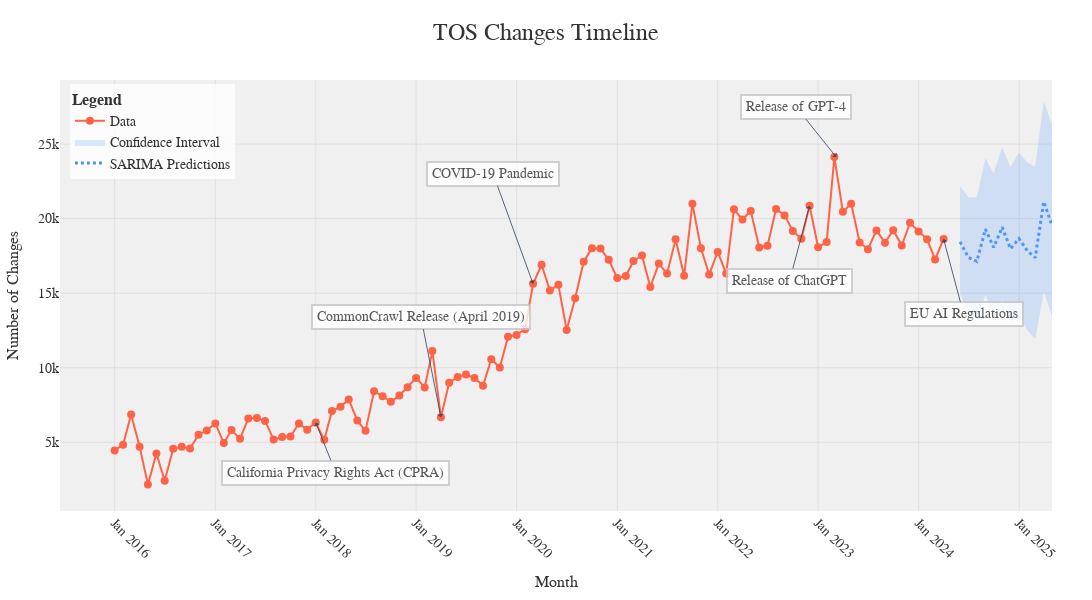

Source (notebook cell):
### Markdown cell above
## Temporal Timeline & SARIMA predictions

note: SARIMA predictions just added for fun, can be removed. Used test set for SARIMA to validate results, then ran on full data.

### Code cell
# TODO: use json files instead of directories
stats_path = 'wayback_extraction/stats_tos'
snapshots_path = 'wayback_extraction/snapshots_tos'

monthly_changes = {}

for filename in os.listdir(stats_path):
    if filename.endswith('.json'):
        file_path = os.path.join(stats_path, filename)
        
        # check for corresponding snapshots folder
        snapshot_folder = os.path.join(snapshots_path, filename.replace('.json', ''))
        if not os.path.isdir(snapshot_folder):
            with open(file_path, 'r') as file:
                data = json.load(file)
                change_counts = data.get('change_counts', {})
                
                # aggregate changes starting from the first snapshot month
                for month, changes in change_counts.items():
                    if month in monthly_changes:
                        monthly_changes[month] += changes
                    else:
                        monthly_changes[month] = changes
        else:
            with open(file_path, 'r') as file:
                data = json.load(file)
                change_counts = data.get('change_counts', {})
                
                # find first snapshot file in snapshot folder
                first_snapshot_month = None
                for snapshot in sorted(os.listdir(snapshots_path)):
                    try:
                        snapshot_month = snapshot[:7]
                        first_snapshot_month = snapshot_month
                        break
                    except IndexError:
                        continue
                
                # if no snapshot is found, skip this JSON file
                if first_snapshot_month is None:
                    continue
                
                # aggregate changes starting from the first snapshot month
                for month, changes in change_counts.items():
                    if month >= first_snapshot_month:
                        if month in monthly_changes:
                            monthly_changes[month] += changes
                        else:
                            monthly_changes[month] = changes
                        
# Convert the aggregated data to a Pandas DataFrame
df = pd.DataFrame(list(monthly_changes.items()), columns=['Month', 'Changes'])
df['Month'] = pd.to_datetime(df['Month'])
df = df.sort_values('Month')

# Replace infinite values with NaN (occurs when dividing by zero)
df.replace([float('inf'), -float('inf')], float('nan'), inplace=True)

# Handle missing values if necessary
df['Changes'] = df['Changes'].fillna(method='ffill')

# Box-Cox transformation to stabilize variance
df['BoxCox_Changes'], lam = boxcox(df['Changes'] + 1)  # Adding 1 to avoid log(0)

# Robust scaling
scaler = RobustScaler()
df['Scaled_Changes'] = scaler.fit_transform(df[['BoxCox_Changes']])

# Create exogenous variables for special events
special_events = {
    'California Privacy Rights Act (CPRA)': '2018-01-01',
    'CommonCrawl Release (April 2019)': '2019-04-01',
    'COVID-19 Pandemic': '2020-03-01',
    'Release of ChatGPT': '2022-12-01',
    'Release of GPT-4': '2023-03-08',
    'EU AI Regulations': '2024-04-01'
}
df['Special_Event'] = 0
for event, date in special_events.items():
    df.loc[df['Month'] == pd.to_datetime(date), 'Special_Event'] = 1

# Fit SARIMA model on the entire dataset with exogenous variables
sarimax_model_all = auto_arima(
    df['Scaled_Changes'].dropna(),
    exogenous=df[['Special_Event']],
    start_p=1, start_q=1,
    max_p=5, max_q=5,
    start_P=0, start_Q=0,
    max_P=2, max_Q=2,
    seasonal=True, m=12,
    d=1, D=1,
    trace=True,
    error_action='ignore',
    suppress_warnings=True,
    stepwise=True
)

# Print the model summary for the model trained on all data
print(sarimax_model_all.summary())

# Forecast future values (e.g., 12 months ahead)
n_periods = 12
future_dates = pd.date_range(start=df['Month'].iloc[-1], periods=n_periods + 1, freq='M')[1:]
exog_future = np.zeros((n_periods, 1))  # Assuming no special events in the future predictions
future_predictions, future_conf_int = sarimax_model_all.predict(n_periods=n_periods, exogenous=exog_future, return_conf_int=True)

# Convert Series to NumPy array before reshaping
future_predictions = future_predictions.values.reshape(-1, 1)
future_conf_int = future_conf_int.reshape(-1, 2)

# Inverse scaling and Box-Cox transformation for future predictions
future_predictions = scaler.inverse_transform(future_predictions).flatten()
future_predictions = (future_predictions * lam + 1) ** (1 / lam) - 1

# Inverse scaling and Box-Cox transformation for confidence intervals
future_conf_int = scaler.inverse_transform(future_conf_int)
future_conf_int = (future_conf_int * lam + 1) ** (1 / lam) - 1

# Create DataFrame for future predictions
future_df = pd.DataFrame({
    'Month': future_dates,
    'SARIMA_Predicted': future_predictions,
    'Conf_Lower': future_conf_int[:, 0],
    'Conf_Upper': future_conf_int[:, 1]
})

# Combine data for plotting
df_combined = pd.concat([df, future_df], ignore_index=True)

residuals = pd.DataFrame(sarimax_model_all.resid())

# Plot residuals
plt.figure(figsize=(12, 6))
plt.plot(residuals)
plt.title('Residuals (Test Set)')
plt.show()

print(residuals.shape)

# Q-Q plot with normal distribution (default)
fig, ax = plt.subplots()
sm.qqplot(residuals.values.ravel(), line='s', ax=ax)
ax.set_title('Q-Q Plot (Normal Distribution) on Test Set')
ax.set_xlim(-2, 2)  # Adjust the x-axis range
ax.set_ylim(-2, 2)  # Adjust the y-axis range
plt.show()

# ACF and PACF plots of residuals
plot_acf(residuals, lags=40)
plt.title('ACF of Residuals (Test Set)')
plt.show()

plot_pacf(residuals, lags=40)
plt.title('PACF of Residuals (Test Set)')
plt.show()

# Create an interactive plot with Plotly
fig = go.Figure()

# Add SARIMA predictions and confidence intervals for future
fig.add_trace(go.Scatter(
    x=future_df['Month'], y=future_df['SARIMA_Predicted'], mode='lines',
    name='SARIMA Predictions', line=dict(color='#4d94ff', width=3, dash='dot')
))
fig.add_trace(go.Scatter(
    x=future_df['Month'], y=future_df['Conf_Lower'], mode='lines',
    line=dict(width=0), showlegend=False
))
fig.add_trace(go.Scatter(
    x=future_df['Month'], y=future_df['Conf_Upper'], mode='lines',
    line=dict(width=0), fill='tonexty', fillcolor='rgba(77, 148, 255, 0.2)',
    name='Confidence Interval'
))

# Add actual data points
fig.add_trace(go.Scatter(
    x=df['Month'], y=df['Changes'], mode='lines+markers',
    name='Data', marker=dict(color='#ff6347', size=8)
))

# Add annotations for important events with adjusted positions
annotation_dates = [
    ('2018-01-01', "California Privacy Rights Act (CPRA)"),
    ('2019-04-01', "CommonCrawl Release (April 2019)"),
    ('2020-03-01', "COVID-19 Pandemic"),
    ('2022-12-01', "Release of ChatGPT"),
    ('2023-03-08', "Release of GPT-4"),
    ('2024-04-01', "EU AI Regulations"),
]

# Adjust annotation positions
annotation_positions = {
    '2018-01-01': {'y_shift': 50, 'x_shift': 20},
    '2019-04-01': {'y_shift': -100, 'x_shift': -20},
    '2020-03-01': {'y_shift': -110, 'x_shift': -40},
    '2022-12-01': {'y_shift': 75, 'x_shift': -20},
    '2023-03-08': {'y_shift': -50, 'x_shift': -40},
    '2024-04-01': {'y_shift': 75, 'x_shift': 20},
}

for date_str, text in annotation_dates:
    date = pd.to_datetime(date_str)
    y_value = df_combined.loc[df_combined['Month'] == date, 'Changes'].values
    if len(y_value) == 0:
        # If no data for the exact date, find the closest previous date with data
        closest_date_idx = (df_combined['Month'] - date).abs().argsort()[0]
        closest_date = df_combined.iloc[closest_date_idx]['Month']
        y_value = df_combined.iloc[closest_date_idx]['Changes']
    else:
        y_value = y_value[0]
    
    shifts = annotation_positions.get(date_str, {'y_shift': -40, 'x_shift': 0})
    
    fig.add_annotation(
        x=date, y=y_value,
        text=text, showarrow=True, arrowhead=1,
        ax=shifts['x_shift'], ay=shifts['y_shift'],
        font=dict(color='#333333', size=14),
        align='center',
        bordercolor='#c7c7c7',
        borderwidth=2,
        borderpad=4,
        bgcolor='#ffffff',
        opacity=0.8
    )

# Update layout for better aesthetics and readability
fig.update_layout(
    title=dict(text="TOS Changes Timeline", font=dict(size=24, color='#333333')),
    xaxis=dict(title="Month", tickformat='%b %Y', tickangle=45, tickfont=dict(size=14), title_font=dict(size=16)),
    yaxis=dict(title="Number of Changes", tickfont=dict(size=14), title_font=dict(size=16)),
    legend=dict(
        x=0.01, y=0.99,
        bgcolor='rgba(255, 255, 255, 0.8)',
        font=dict(size=14),
        title=dict(text='<b>Legend</b>', font=dict(size=16)),
        title_font_color='#333333'
    ),
    template="plotly_white",
    plot_bgcolor='#f0f0f0',
    width=1200,
    height=600,
    font_family="Times",
    font_color="#333333",
    title_font_family="Times",
    title_font_color="#333333",
    legend_title_font_color="#333333",
    title_x=0.5,
    margin=dict(l=40, r=40, t=80, b=80),
)

# Add horizontal gridlines
fig.update_yaxes(showgrid=True, gridwidth=1, gridcolor='#e0e0e0')
fig.update_xaxes(showgrid=True, gridwidth=1, gridcolor='#e0e0e0')

# Show the plot
fig.show()

### Figure 1 — Plotly figure (JSON) as saved in the notebook; plotly's stock layout.template omitted (floating-point values rounded to 4 significant figures)
{"data": [{"line": {"color": "#4d94ff", "dash": "dot", "width": 3}, "mode": "lines", "name": "SARIMA Predictions", "type": "scatter", "x": ["2024-05-31T00:00:00", "2024-06-30T00:00:00", "2024-07-31T00:00:00", "2024-08-31T00:00:00", "2024-09-30T00:00:00", "2024-10-31T00:00:00", "2024-11-30T00:00:00", "2024-12-31T00:00:00", "2025-01-31T00:00:00", "2025-02-28T00:00:00", "2025-03-31T00:00:00", "2025-04-30T00:00:00"], "y": [18440.0, 17400.0, 17130.0, 19290.0, 18070.0, 19420.0, 17980.0, 18650.0, 17810.0, 17380.0, 21120.0, 19540.0]}, {"line": {"width": 0}, "mode": "lines", "showlegend": false, "type": "scatter", "x": ["2024-05-31T00:00:00", "2024-06-30T00:00:00", "2024-07-31T00:00:00", "2024-08-31T00:00:00", "2024-09-30T00:00:00", "2024-10-31T00:00:00", "2024-11-30T00:00:00", "2024-12-31T00:00:00", "2025-01-31T00:00:00", "2025-02-28T00:00:00", "2025-03-31T00:00:00", "2025-04-30T00:00:00"], "y": [14930.0, 13680.0, 13170.0, 14890.0, 13550.0, 14550.0, 13030.0, 13440.0, 12500.0, 11940.0, 15070.0, 13490.0]}, {"fill": "tonexty", "fillcolor": "rgba(77, 148, 255, 0.2)", "line": {"width": 0}, "mode": "lines", "name": "Confidence Interval", "type": "scatter", "x": ["2024-05-31T00:00:00", "2024-06-30T00:00:00", "2024-07-31T00:00:00", "2024-08-31T00:00:00", "2024-09-30T00:00:00", "2024-10-31T00:00:00", "2024-11-30T00:00:00", "2024-12-31T00:00:00", "2025-01-31T00:00:00", "2025-02-28T00:00:00", "2025-03-31T00:00:00", "2025-04-30T00:00:00"], "y": [22190.0, 21410.0, 21430.0, 24060.0, 23020.0, 24760.0, 23440.0, 24430.0, 23740.0, 23480.0, 27850.0, 26320.0]}, {"marker": {"color": "#ff6347", "size": 8}, "mode": "lines+markers", "name": "Data", "type": "scatter", "x": ["2016-01-01T00:00:00", "2016-02-01T00:00:00", "2016-03-01T00:00:00", "2016-04-01T00:00:00", "2016-05-01T00:00:00", "2016-06-01T00:00:00", "2016-07-01T00:00:00", "2016-08-01T00:00:00", "2016-09-01T00:00:00", "2016-10-01T00:00:00", "2016-11-01T00:00:00", "2016-12-01T00:00:00", "2017-01-01T00:00:00", "2017-02-01T00:00:00", "2017-03-01T00:00:00", "2017-04-01T00:00:00", "2017-05-01T00:00:00", "2017-06-01T00:00:00", "2017-07-01T00:00:00", "2017-08-01T00:00:00", "2017-09-01T00:00:00", "2017-10-01T00:00:00", "2017-11-01T00:00:00", "2017-12-01T00:00:00", "2018-01-01T00:00:00", "2018-02-01T00:00:00", "2018-03-01T00:00:00", "2018-04-01T00:00:00", "2018-05-01T00:00:00", "2018-06-01T00:00:00", "2018-07-01T00:00:00", "2018-08-01T00:00:00", "2018-09-01T00:00:00", "2018-10-01T00:00:00", "2018-11-01T00:00:00", "2018-12-01T00:00:00", "2019-01-01T00:00:00", "2019-02-01T00:00:00", "2019-03-01T00:00:00", "2019-04-01T00:00:00", "2019-05-01T00:00:00", "2019-06-01T00:00:00", "2019-07-01T00:00:00", "2019-08-01T00:00:00", "2019-09-01T00:00:00", "2019-10-01T00:00:00", "2019-11-01T00:00:00", "2019-12-01T00:00:00", "2020-01-01T00:00:00", "2020-02-01T00:00:00", "2020-03-01T00:00:00", "2020-04-01T00:00:00", "2020-05-01T00:00:00", "2020-06-01T00:00:00", "2020-07-01T00:00:00", "2020-08-01T00:00:00", "2020-09-01T00:00:00", "2020-10-01T00:00:00", "2020-11-01T00:00:00", "2020-12-01T00:00:00", "2021-01-01T00:00:00", "2021-02-01T00:00:00", "2021-03-01T00:00:00", "2021-04-01T00:00:00", "2021-05-01T00:00:00", "2021-06-01T00:00:00", "2021-07-01T00:00:00", "2021-08-01T00:00:00", "2021-09-01T00:00:00", "2021-10-01T00:00:00", "2021-11-01T00:00:00", "2021-12-01T00:00:00", "2022-01-01T00:00:00", "2022-02-01T00:00:00", "2022-03-01T00:00:00", "2022-04-01T00:00:00", "2022-05-01T00:00:00", "2022-06-01T00:00:00", "2022-07-01T00:00:00", "2022-08-01T00:00:00", "2022-09-01T00:00:00", "2022-10-01T00:00:00", "2022-11-01T00:00:00", "2022-12-01T00:00:00", "2023-01-01T00:00:00", "2023-02-01T00:00:00", "2023-03-01T00:00:00", "2023-04-01T00:00:00", "2023-05-01T00:00:00", "2023-06-01T00:00:00", "2023-07-01T00:00:00", "2023-08-01T00:00:00", "2023-09-01T00:00:00", "2023-10-01T00:00:00", "2023-11-01T00:00:00", "2023-12-01T00:00:00", "2024-01-01T00:00:00", "2024-02-01T00:00:00", "2024-03-01T00:00:00", "2024-04-01T00:00:00"], "y": [4448, 4841, 6865, 4701, 2172, 4248, 2415, 4567, 4698, 4579, 5507, 5788, 6264, 4945, 5816, 5237, 6595, 6632, 6430, 5180, 5358, 5383, 6259, 5848, 6324, 5162, 7096, 7390, 7871, 6453, 5771, 8423, 8084, 7709, 8139, 8696, 9307, 8681, 11113, 6684, 8985, 9375, 9544, 9313, 8789, 10570, 10011, 12081, 12199, 12579, 15628, 16903, 15180, 15557, 12527, 14660, 17108, 18017, 17989, 17237, 16008, 16156, 17155, 17523, 15410, 16981, 16309, 18616, 16159, 20998, 18013, 16253, 17762, 16316, 20622, 19942, 20507, 18064, 18180, 20647, 20213, 19168, 18644, 20863, 18075, 18437, 24121, 20455, 20993, 18398, 17945, 19208, 18383, 19215, 18193, 19721, 19134, 18608, 17261, 18630]}], "layout": {"annotations": [{"align": "center", "arrowhead": 1, "ax": 20, "ay": 50, "bgcolor": "#ffffff", "bordercolor": "#c7c7c7", "borderpad": 4, "borderwidth": 2, "font": {"color": "#333333", "size": 14}, "opacity": 0.8, "showarrow": true, "text": "California Privacy Rights Act (CPRA)", "x": "2018-01-01T00:00:00", "y": 6324}, {"align": "center", "arrowhead": 1, "ax": -20, "ay": -100, "bgcolor": "#ffffff", "bordercolor": "#c7c7c7", "borderpad": 4, "borderwidth": 2, "font": {"color": "#333333", "size": 14}, "opacity": 0.8, "showarrow": true, "text": "CommonCrawl Release (April 2019)", "x": "2019-04-01T00:00:00", "y": 6684}, {"align": "center", "arrowhead": 1, "ax": -40, "ay": -110, "bgcolor": "#ffffff", "bordercolor": "#c7c7c7", "borderpad": 4, "borderwidth": 2, "font": {"color": "#333333", "size": 14}, "opacity": 0.8, "showarrow": true, "text": "COVID-19 Pandemic", "x": "2020-03-01T00:00:00", "y": 15628}, {"align": "center", "arrowhead": 1, "ax": -20, "ay": 75, "bgcolor": "#ffffff", "bordercolor": "#c7c7c7", "borderpad": 4, "borderwidth": 2, "font": {"color": "#333333", "size": 14}, "opacity": 0.8, "showarrow": true, "text": "Release of ChatGPT", "x": "2022-12-01T00:00:00", "y": 20863}, {"align": "center", "arrowhead": 1, "ax": -40, "ay": -50, "bgcolor": "#ffffff", "bordercolor": "#c7c7c7", "borderpad": 4, "borderwidth": 2, "font": {"color": "#333333", "size": 14}, "opacity": 0.8, "showarrow": true, "text": "Release of GPT-4", "x": "2023-03-08T00:00:00", "y": 24121}, {"align": "center", "arrowhead": 1, "ax": 20, "ay": 75, "bgcolor": "#ffffff", "bordercolor": "#c7c7c7", "borderpad": 4, "borderwidth": 2, "font": {"color": "#333333", "size": 14}, "opacity": 0.8, "showarrow": true, "text": "EU AI Regulations", "x": "2024-04-01T00:00:00", "y": 18630}], "font": {"color": "#333333", "family": "Times"}, "height": 600, "legend": {"bgcolor": "rgba(255, 255, 255, 0.8)", "font": {"size": 14}, "title": {"font": {"color": "#333333", "size": 16}, "text": "<b>Legend</b>"}, "x": 0.01, "y": 0.99}, "margin": {"b": 80, "l": 40, "r": 40, "t": 80}, "plot_bgcolor": "#f0f0f0", "title": {"font": {"color": "#333333", "family": "Times", "size": 24}, "text": "TOS Changes Timeline", "x": 0.5}, "width": 1200, "xaxis": {"gridcolor": "#e0e0e0", "gridwidth": 1, "showgrid": true, "tickangle": 45, "tickfont": {"size": 14}, "tickformat": "%b %Y", "title": {"font": {"size": 16}, "text": "Month"}}, "yaxis": {"gridcolor": "#e0e0e0", "gridwidth": 1, "showgrid": true, "tickfont": {"size": 14}, "title": {"font": {"size": 16}, "text": "Number of Changes"}}}}
